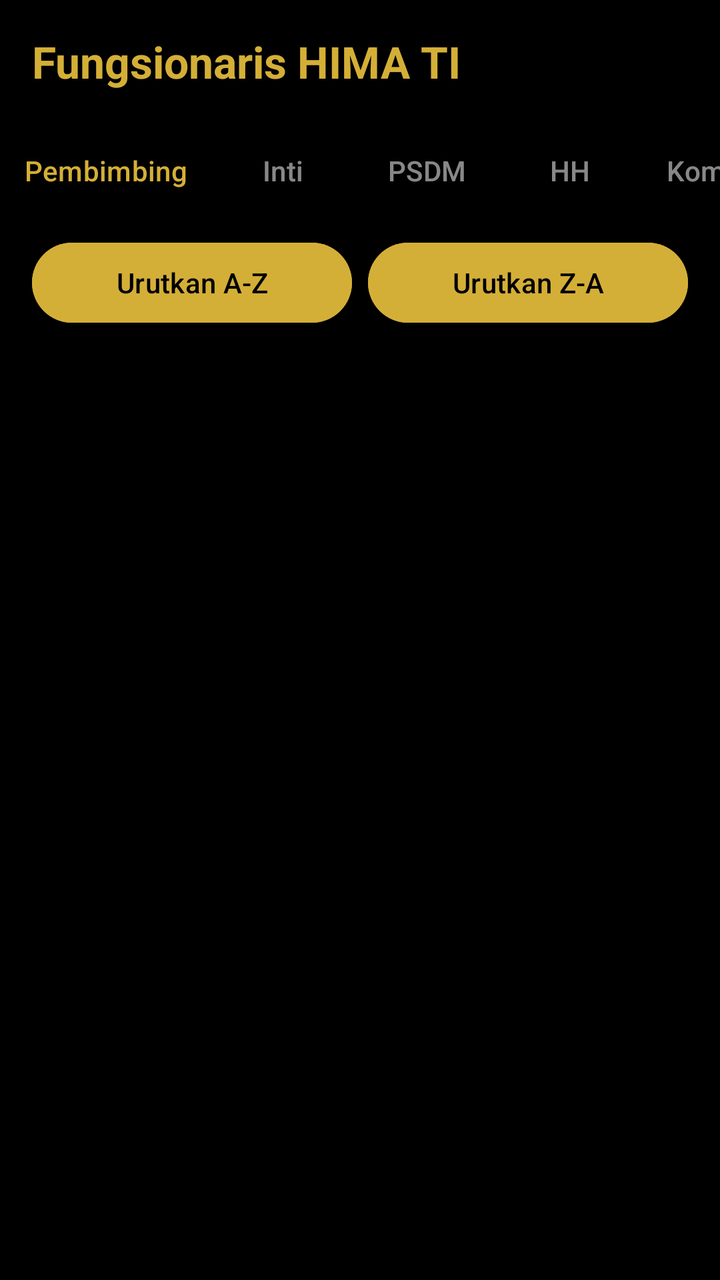
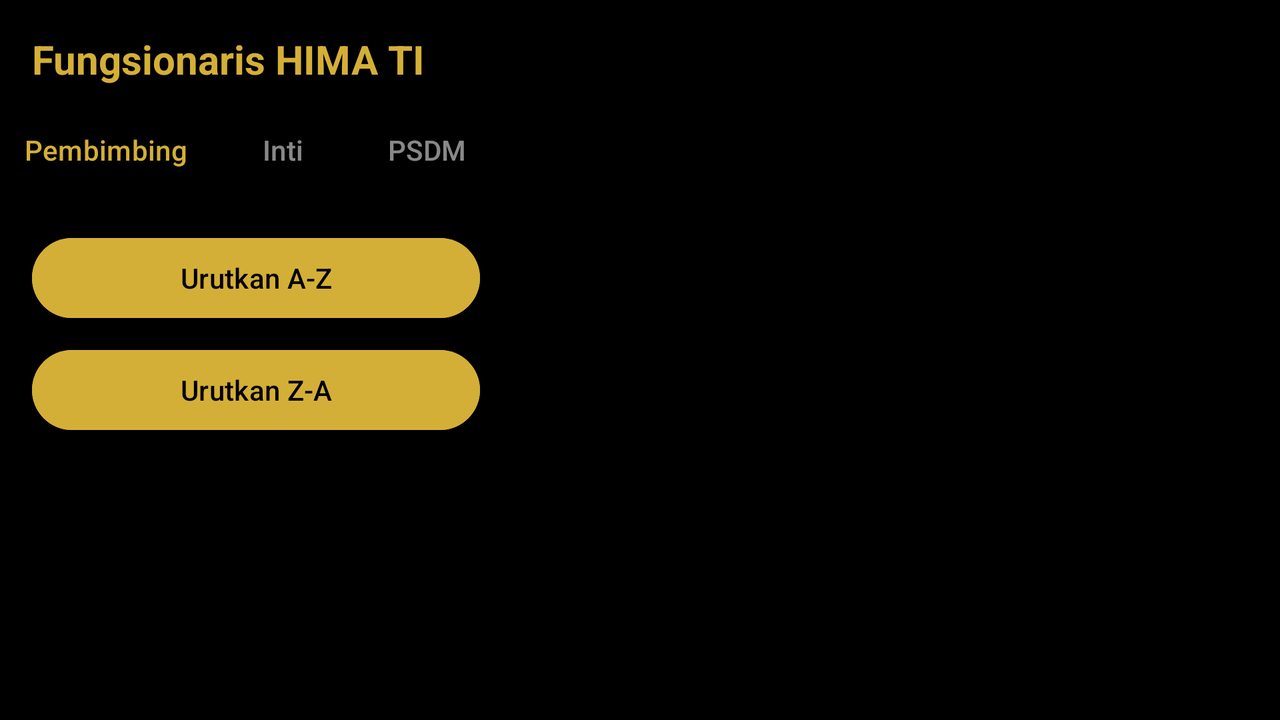

The same Android screen from two of the app's own layout files: first res/layout/ as a phone draws it, then the repository's variant for another configuration, drawn on a device whose configuration selects that folder. Both files follow.
<!-- AndroidManifest.xml: application theme Theme.KatalogHimaTI -->
<!-- res/layout/fragment_home.xml -->
<?xml version="1.0" encoding="utf-8"?>
<androidx.constraintlayout.widget.ConstraintLayout
    xmlns:android="http://schemas.android.com/apk/res/android"
    xmlns:app="http://schemas.android.com/apk/res-auto"
    xmlns:tools="http://schemas.android.com/tools"
    android:layout_width="match_parent"
    android:layout_height="match_parent"
    android:background="@color/black_bg">


    <TextView
        android:id="@+id/tv_header_home"
        android:layout_width="wrap_content"
        android:layout_height="wrap_content"
        android:layout_margin="16dp"
        android:text="Fungsionaris HIMA TI"
        android:textColor="@color/warm_gold_accent"
        android:textSize="22sp"
        android:textStyle="bold"
        app:layout_constraintStart_toStartOf="parent"
        app:layout_constraintTop_toTopOf="parent" />


    <com.google.android.material.tabs.TabLayout
        android:id="@+id/tab_layout"
        android:layout_width="match_parent"
        android:layout_height="wrap_content"
        android:layout_marginTop="16dp"
        android:background="@color/black_bg"
        app:layout_constraintEnd_toEndOf="parent"
        app:layout_constraintStart_toStartOf="parent"
        app:layout_constraintTop_toBottomOf="@id/tv_header_home"
        app:tabIndicatorColor="@color/warm_gold_accent"
        app:tabMode="scrollable"
        app:tabSelectedTextColor="@color/warm_gold_accent"
        app:tabTextColor="#88FFFFFF">

        <com.google.android.material.tabs.TabItem
            android:layout_width="wrap_content"
            android:layout_height="wrap_content"
            android:text="Pembimbing" />

        <com.google.android.material.tabs.TabItem
            android:layout_width="wrap_content"
            android:layout_height="wrap_content"
            android:text="Inti" />

        <com.google.android.material.tabs.TabItem
            android:layout_width="wrap_content"
            android:layout_height="wrap_content"
            android:text="PSDM" />

        <com.google.android.material.tabs.TabItem
            android:layout_width="wrap_content"
            android:layout_height="wrap_content"
            android:text="HH" />

        <com.google.android.material.tabs.TabItem
            android:layout_width="wrap_content"
            android:layout_height="wrap_content"
            android:text="Kominfo" />

        <com.google.android.material.tabs.TabItem
            android:layout_width="wrap_content"
            android:layout_height="wrap_content"
            android:text="Delegasi" />

    </com.google.android.material.tabs.TabLayout>

    
    <LinearLayout
        android:id="@+id/layout_sorting"
        android:layout_width="match_parent"
        android:layout_height="wrap_content"
        android:orientation="horizontal"
        android:layout_marginTop="8dp"
        android:paddingHorizontal="16dp"
        app:layout_constraintEnd_toEndOf="parent"
        app:layout_constraintStart_toStartOf="parent"
        app:layout_constraintTop_toBottomOf="@id/tab_layout">

        <Button
            android:id="@+id/btn_sort_az"
            android:layout_width="0dp"
            android:layout_height="wrap_content"
            android:layout_weight="1"
            android:layout_marginEnd="4dp"
            android:text="Urutkan A-Z"
            android:backgroundTint="@color/warm_gold_accent"
            android:textColor="@color/black_bg"/>

        <Button
            android:id="@+id/btn_sort_za"
            android:layout_width="0dp"
            android:layout_height="wrap_content"
            android:layout_weight="1"
            android:layout_marginStart="4dp"
            android:text="Urutkan Z-A"
            android:backgroundTint="@color/warm_gold_accent"
            android:textColor="@color/black_bg"/>
    </LinearLayout>


    <androidx.recyclerview.widget.RecyclerView
        android:id="@+id/rv_fungsionaris_home"
        android:layout_width="0dp"
        android:layout_height="0dp"
        android:layout_marginTop="8dp"
        app:layout_constraintBottom_toBottomOf="parent"
        app:layout_constraintEnd_toEndOf="parent"
        app:layout_constraintStart_toStartOf="parent"
        app:layout_constraintTop_toBottomOf="@id/layout_sorting"
        tools:listitem="@layout/item_fungsionaris" />

</androidx.constraintlayout.widget.ConstraintLayout>
<!-- resources referenced by this layout -->
<resources>
  <color name="black_bg">#000000</color>
  <color name="warm_gold_accent">#D4AF37</color>
  <style name="Theme.KatalogHimaTI" parent="Base.Theme.KatalogHimaTI" />
  <style name="Base.Theme.KatalogHimaTI" parent="Theme.Material3.DayNight.NoActionBar">
          <item name="colorPrimary">@color/warm_gold_accent</item>
          <item name="colorOnPrimary">@color/black_bg</item>
  
          <item name="android:background">@color/black_bg</item>
          <item name="android:windowBackground">@color/black_bg</item>
  
          <item name="android:textColor">@color/warm_gold_accent</item>
      </style>
</resources>
<!-- res/layout-land/fragment_home.xml (the repository's variant of the layout above) -->
<!-- drawn on the phone turned sideways -->
<?xml version="1.0" encoding="utf-8"?>
<androidx.constraintlayout.widget.ConstraintLayout xmlns:android="http://schemas.android.com/apk/res/android"
    xmlns:app="http://schemas.android.com/apk/res-auto"
    xmlns:tools="http://schemas.android.com/tools"
    android:layout_width="match_parent"
    android:layout_height="match_parent"
    android:background="@color/black_bg">

    
    <androidx.constraintlayout.widget.Guideline
        android:id="@+id/guideline"
        android:layout_width="wrap_content"
        android:layout_height="wrap_content"
        android:orientation="vertical"
        app:layout_constraintGuide_percent="0.40" />

    
    <TextView
        android:id="@+id/tv_header_home"
        android:layout_width="0dp"
        android:layout_height="wrap_content"
        android:layout_margin="16dp"
        android:text="Fungsionaris HIMA TI"
        android:textColor="@color/warm_gold_accent"
        android:textSize="20sp"
        android:textStyle="bold"
        app:layout_constraintEnd_toStartOf="@id/guideline"
        app:layout_constraintStart_toStartOf="parent"
        app:layout_constraintTop_toTopOf="parent" />

    <com.google.android.material.tabs.TabLayout
        android:id="@+id/tab_layout"
        android:layout_width="0dp"
        android:layout_height="wrap_content"
        android:layout_marginTop="8dp"
        android:background="@color/black_bg"
        app:layout_constraintEnd_toStartOf="@id/guideline"
        app:layout_constraintStart_toStartOf="parent"
        app:layout_constraintTop_toBottomOf="@id/tv_header_home"
        app:tabIndicatorColor="@color/warm_gold_accent"
        app:tabMode="scrollable"
        app:tabSelectedTextColor="@color/warm_gold_accent"
        app:tabTextColor="#88FFFFFF">

        <com.google.android.material.tabs.TabItem android:text="@string/cat_pembimbing" />
        <com.google.android.material.tabs.TabItem android:text="@string/cat_inti" />
        <com.google.android.material.tabs.TabItem android:text="@string/cat_psdm" />
        <com.google.android.material.tabs.TabItem android:text="@string/cat_hh" />
        <com.google.android.material.tabs.TabItem android:text="@string/cat_kominfo" />
        <com.google.android.material.tabs.TabItem android:text="@string/cat_delegasi" />

    </com.google.android.material.tabs.TabLayout>

    
    <LinearLayout
        android:id="@+id/layout_sorting"
        android:layout_width="0dp"
        android:layout_height="wrap_content"
        android:orientation="vertical"
        android:layout_marginTop="16dp"
        android:paddingHorizontal="16dp"
        app:layout_constraintEnd_toStartOf="@id/guideline"
        app:layout_constraintStart_toStartOf="parent"
        app:layout_constraintTop_toBottomOf="@id/tab_layout">

        <Button
            android:id="@+id/btn_sort_az"
            android:layout_width="match_parent"
            android:layout_height="wrap_content"
            android:layout_marginBottom="8dp"
            android:text="Urutkan A-Z"
            android:backgroundTint="@color/warm_gold_accent"
            android:textColor="@color/black_bg"/>

        <Button
            android:id="@+id/btn_sort_za"
            android:layout_width="match_parent"
            android:layout_height="wrap_content"
            android:text="Urutkan Z-A"
            android:backgroundTint="@color/warm_gold_accent"
            android:textColor="@color/black_bg"/>
    </LinearLayout>


    <androidx.recyclerview.widget.RecyclerView
        android:id="@+id/rv_fungsionaris_home"
        android:layout_width="0dp"
        android:layout_height="0dp"
        android:layout_marginStart="8dp"
        android:paddingTop="8dp"
        app:layout_constraintBottom_toBottomOf="parent"
        app:layout_constraintEnd_toEndOf="parent"
        app:layout_constraintStart_toEndOf="@id/guideline"
        app:layout_constraintTop_toTopOf="parent"
        tools:listitem="@layout/item_fungsionaris" />

</androidx.constraintlayout.widget.ConstraintLayout>
<!-- resources referenced by the variant -->
<!-- as the phone turned sideways resolves them -->
<resources>
  <color name="black_bg">#000000</color>
  <color name="warm_gold_accent">#D4AF37</color>
  <string name="cat_delegasi">Delegasi</string>
  <string name="cat_hh">HH</string>
  <string name="cat_inti">Inti</string>
  <string name="cat_kominfo">Kominfo</string>
  <string name="cat_pembimbing">Pembimbing</string>
  <string name="cat_psdm">PSDM</string>
  <style name="Theme.KatalogHimaTI" parent="Base.Theme.KatalogHimaTI" />
  <style name="Base.Theme.KatalogHimaTI" parent="Theme.Material3.DayNight.NoActionBar">
          <item name="colorPrimary">@color/warm_gold_accent</item>
          <item name="colorOnPrimary">@color/black_bg</item>
  
          <item name="android:background">@color/black_bg</item>
          <item name="android:windowBackground">@color/black_bg</item>
  
          <item name="android:textColor">@color/warm_gold_accent</item>
      </style>
</resources>
